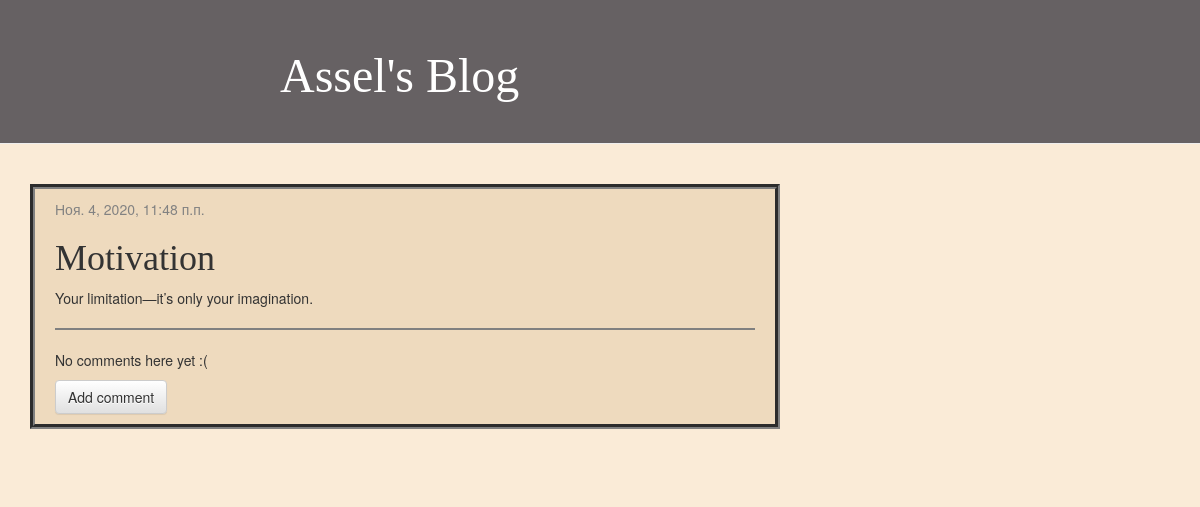
Screenshot of /post/12/ with the database file from the repository.
### blog/models.py (models this page shows, shortened)
class Post(models.Model):
    author = models.ForeignKey(settings.AUTH_USER_MODEL, on_delete=models.CASCADE)
    title = models.CharField(max_length=200)
    text = models.TextField()
    created_date = models.DateTimeField(default=timezone.now)
    published_date = models.DateTimeField(blank=True, null=True)

### blog/views.py (the view)
# urls.py: path('post/<int:pk>/', views.post_detail, name='post_detail'),
def post_detail(request, pk):
    post = get_object_or_404(Post, pk=pk)
    return render(request, 'blog/post_detail.html', {'post': post})

### blog/templates/blog/post_detail.html (shortened to what this page needs)
{% extends 'blog/base.html' %}
{% block content %}
    <div class="post">
        {% if post.published_date %}
            <div class="date">
                {{ post.published_date }}
            </div>
        {% endif %}
        <h1>{{ post.title }}</h1>
        <p>{{ post.text|linebreaksbr }}</p>
    <hr style="border: 1px solid gray;" >
    {% for comment in post.comments.all %}
        <div class="comment">
            <div class="date">{{ comment.created_date }}</div>
            <strong>{{ comment.author }}</strong>
            <p>{{ comment.text|linebreaks }}</p>
        </div>
    {% empty %}
        <p>No comments here yet :(</p>
    {% endfor %}
    <a class="btn btn-default" href="{% url 'add_comments' pk=post.pk %}">Add comment</a>
    </div>
{% endblock %}

### blog/static/css/blog.css (style rules this page uses)
h1, h2, h3, h4 { font-family: 'Grandstander', cursive; }
.date { color: #828282; }
.post { border: 5px groove gray; background-color: #EEDABE; margin-top: 40px; margin-bottom: 50px; padding: 10px 20px; width: border-box; }
body { background-color: antiquewhite; }

### rows the page displays
Post: published_date "Ноя. 4, 2020, 11:48 п.п.", title "Motivation", text "Your limitation—it’s only your imagination."
